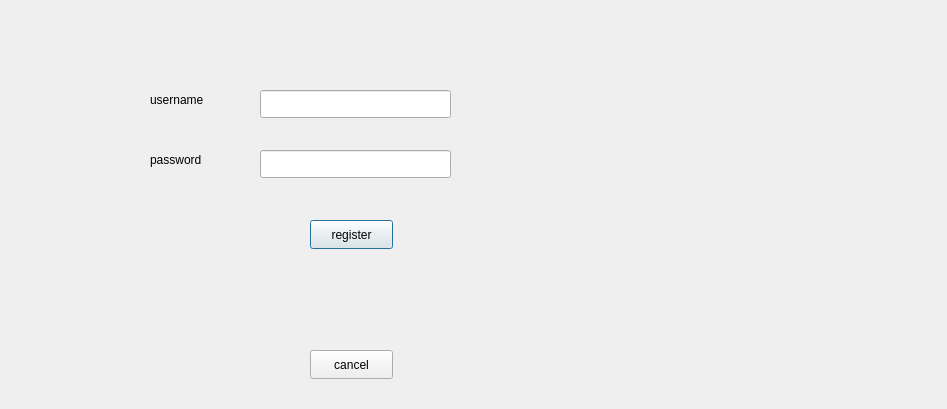
<?xml version="1.0" encoding="UTF-8"?>
<ui version="4.0">
 <class>Dialog</class>
 <widget class="QDialog" name="Dialog">
  <property name="geometry">
   <rect>
    <x>0</x>
    <y>0</y>
    <width>947</width>
    <height>409</height>
   </rect>
  </property>
  <property name="windowTitle">
   <string>Dialog</string>
  </property>
  <widget class="QLineEdit" name="lineEdit_username">
   <property name="geometry">
    <rect>
     <x>260</x>
     <y>90</y>
     <width>191</width>
     <height>28</height>
    </rect>
   </property>
  </widget>
  <widget class="QLineEdit" name="lineEdit_password">
   <property name="geometry">
    <rect>
     <x>260</x>
     <y>150</y>
     <width>191</width>
     <height>28</height>
    </rect>
   </property>
  </widget>
  <widget class="QPushButton" name="pushButton_accept">
   <property name="geometry">
    <rect>
     <x>310</x>
     <y>220</y>
     <width>83</width>
     <height>29</height>
    </rect>
   </property>
   <property name="text">
    <string>register</string>
   </property>
  </widget>
  <widget class="QLabel" name="label">
   <property name="geometry">
    <rect>
     <x>150</x>
     <y>90</y>
     <width>81</width>
     <height>20</height>
    </rect>
   </property>
   <property name="text">
    <string>username</string>
   </property>
  </widget>
  <widget class="QLabel" name="label_2">
   <property name="geometry">
    <rect>
     <x>150</x>
     <y>150</y>
     <width>81</width>
     <height>20</height>
    </rect>
   </property>
   <property name="text">
    <string>password</string>
   </property>
  </widget>
  <widget class="QPushButton" name="pushButton_cancel">
   <property name="geometry">
    <rect>
     <x>310</x>
     <y>350</y>
     <width>83</width>
     <height>29</height>
    </rect>
   </property>
   <property name="text">
    <string>cancel</string>
   </property>
  </widget>
 </widget>
 <resources/>
 <connections/>
</ui>
